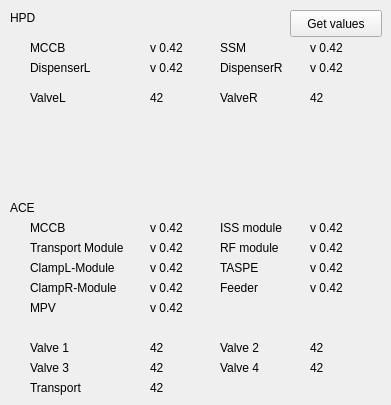
    <widget class="QWidget" name="tab">
     <attribute name="title">
      <string>System informations</string>
     </attribute>
     <widget class="QLabel" name="label_sysinf_hpd">
      <property name="geometry">
       <rect>
        <x>10</x>
        <y>10</y>
        <width>59</width>
        <height>15</height>
       </rect>
      </property>
      <property name="text">
       <string>HPD</string>
      </property>
     </widget>
     <widget class="QLabel" name="label_sysinf_ace">
      <property name="geometry">
       <rect>
        <x>10</x>
        <y>200</y>
        <width>59</width>
        <height>15</height>
       </rect>
      </property>
      <property name="text">
       <string>ACE</string>
      </property>
     </widget>
     <widget class="QLabel" name="label_sysinf_hpd_MCCB">
      <property name="geometry">
       <rect>
        <x>30</x>
        <y>40</y>
        <width>59</width>
        <height>15</height>
       </rect>
      </property>
      <property name="text">
       <string>MCCB</string>
      </property>
     </widget>
     <widget class="QLabel" name="label_sysinf_ace_transport">
      <property name="geometry">
       <rect>
        <x>30</x>
        <y>240</y>
        <width>111</width>
        <height>16</height>
       </rect>
      </property>
      <property name="text">
       <string>Transport Module</string>
      </property>
     </widget>
     <widget class="QLabel" name="label_sysinf_ace_clampL">
      <property name="geometry">
       <rect>
        <x>30</x>
        <y>260</y>
        <width>111</width>
        <height>16</height>
       </rect>
      </property>
      <property name="text">
       <string>ClampL-Module</string>
      </property>
     </widget>
     <widget class="QLabel" name="label_sysinf_ace_clampR">
      <property name="geometry">
       <rect>
        <x>30</x>
        <y>280</y>
        <width>111</width>
        <height>16</height>
       </rect>
      </property>
      <property name="text">
       <string>ClampR-Module</string>
      </property>
     </widget>
     <widget class="QLabel" name="label_sysinf_ace_ISS">
      <property name="geometry">
       <rect>
        <x>220</x>
        <y>220</y>
        <width>81</width>
        <height>16</height>
       </rect>
      </property>
      <property name="text">
       <string>ISS module</string>
      </property>
     </widget>
     <widget class="QLabel" name="label_sysinf_ace_RF">
      <property name="geometry">
       <rect>
        <x>220</x>
        <y>240</y>
        <width>81</width>
        <height>16</height>
       </rect>
      </property>
      <property name="text">
       <string>RF module</string>
      </property>
     </widget>
     <widget class="QLabel" name="label_sysinf_ace_TASPE">
      <property name="geometry">
       <rect>
        <x>220</x>
        <y>260</y>
        <width>81</width>
        <height>16</height>
       </rect>
      </property>
      <property name="text">
       <string>TASPE</string>
      </property>
     </widget>
     <widget class="QLabel" name="label_sysinf_ace_feeder">
      <property name="geometry">
       <rect>
        <x>220</x>
        <y>280</y>
        <width>81</width>
        <height>16</height>
       </rect>
      </property>
      <property name="text">
       <string>Feeder</string>
      </property>
     </widget>
     <widget class="QLabel" name="label_sysinf_ace_MPV">
      <property name="geometry">
       <rect>
        <x>30</x>
        <y>300</y>
        <width>111</width>
        <height>16</height>
       </rect>
      </property>
      <property name="text">
       <string>MPV</string>
      </property>
     </widget>
     <widget class="QLabel" name="label_sysinf_ace_MCCB">
      <property name="geometry">
       <rect>
        <x>30</x>
        <y>220</y>
        <width>59</width>
        <height>15</height>
       </rect>
      </property>
      <property name="text">
       <string>MCCB</string>
      </property>
     </widget>
     <widget class="QLabel" name="label_sysinf_hpd_SSM">
      <property name="geometry">
       <rect>
        <x>220</x>
        <y>40</y>
        <width>59</width>
        <height>15</height>
       </rect>
      </property>
      <property name="text">
       <string>SSM</string>
      </property>
     </widget>
     <widget class="QLabel" name="label_sysinf_hpd_dispenserL">
      <property name="geometry">
       <rect>
        <x>30</x>
        <y>60</y>
        <width>71</width>
        <height>16</height>
       </rect>
      </property>
      <property name="text">
       <string>DispenserL</string>
      </property>
     </widget>
     <widget class="QLabel" name="label_sysinf_hpd_dispenserR">
      <property name="geometry">
       <rect>
        <x>220</x>
        <y>60</y>
        <width>71</width>
        <height>16</height>
       </rect>
      </property>
      <property name="text">
       <string>DispenserR</string>
      </property>
     </widget>
     <widget class="QLabel" name="label_sysinf_hpd_MCCB_val">
      <property name="geometry">
       <rect>
        <x>150</x>
        <y>40</y>
        <width>59</width>
        <height>15</height>
       </rect>
      </property>
      <property name="text">
       <string>v 0.42</string>
      </property>
     </widget>
     <widget class="QLabel" name="label_sysinf_hpd_dispenserL_val">
      <property name="geometry">
       <rect>
        <x>150</x>
        <y>60</y>
        <width>59</width>
        <height>15</height>
       </rect>
      </property>
      <property name="text">
       <string>v 0.42</string>
      </property>
     </widget>
     <widget class="QLabel" name="label_sysinf_hpd_dispenserR_val">
      <property name="geometry">
       <rect>
        <x>310</x>
        <y>60</y>
        <width>59</width>
        <height>15</height>
       </rect>
      </property>
      <property name="text">
       <string>v 0.42</string>
      </property>
     </widget>
     <widget class="QLabel" name="label_sysinf_hpd_SSM_val">
      <property name="geometry">
       <rect>
        <x>310</x>
        <y>40</y>
        <width>59</width>
        <height>15</height>
       </rect>
      </property>
      <property name="text">
       <string>v 0.42</string>
      </property>
     </widget>
     <widget class="QLabel" name="label_sysinf_ace_MCCB_val">
      <property name="geometry">
       <rect>
        <x>150</x>
        <y>220</y>
        <width>59</width>
        <height>15</height>
       </rect>
      </property>
      <property name="text">
       <string>v 0.42</string>
      </property>
     </widget>
     <widget class="QLabel" name="label_sysinf_ace_ISS_val">
      <property name="geometry">
       <rect>
        <x>310</x>
        <y>220</y>
        <width>59</width>
        <height>15</height>
       </rect>
      </property>
      <property name="text">
       <string>v 0.42</string>
      </property>
     </widget>
     <widget class="QLabel" name="label_sysinf_ace_RF_val">
      <property name="geometry">
       <rect>
        <x>310</x>
        <y>240</y>
        <width>59</width>
        <height>15</height>
       </rect>
      </property>
      <property name="text">
       <string>v 0.42</string>
      </property>
     </widget>
     <widget class="QLabel" name="label_sysinf_ace_transport_val">
      <property name="geometry">
       <rect>
        <x>150</x>
        <y>240</y>
        <width>59</width>
        <height>15</height>
       </rect>
      </property>
      <property name="text">
       <string>v 0.42</string>
      </property>
     </widget>
     <widget class="QLabel" name="label_sysinf_ace_clampL_val">
      <property name="geometry">
       <rect>
        <x>150</x>
        <y>260</y>
        <width>59</width>
        <height>15</height>
       </rect>
      </property>
      <property name="text">
       <string>v 0.42</string>
      </property>
     </widget>
     <widget class="QLabel" name="label_sysinf_ace_clampR_val">
      <property name="geometry">
       <rect>
        <x>150</x>
        <y>280</y>
        <width>59</width>
        <height>15</height>
       </rect>
      </property>
      <property name="text">
       <string>v 0.42</string>
      </property>
     </widget>
     <widget class="QLabel" name="label_sysinf_ace_MPV_val">
      <property name="geometry">
       <rect>
        <x>150</x>
        <y>300</y>
        <width>59</width>
        <height>15</height>
       </rect>
      </property>
      <property name="text">
       <string>v 0.42</string>
      </property>
     </widget>
     <widget class="QLabel" name="label_sysinf_ace_TASPE_val">
      <property name="geometry">
       <rect>
        <x>310</x>
        <y>260</y>
        <width>59</width>
        <height>15</height>
       </rect>
      </property>
      <property name="text">
       <string>v 0.42</string>
      </property>
     </widget>
     <widget class="QLabel" name="label_sysinf_ace_feeder_val">
      <property name="geometry">
       <rect>
        <x>310</x>
        <y>280</y>
        <width>59</width>
        <height>15</height>
       </rect>
      </property>
      <property name="text">
       <string>v 0.42</string>
      </property>
     </widget>
     <widget class="QPushButton" name="pushButton_sys_inf">
      <property name="geometry">
       <rect>
        <x>290</x>
        <y>10</y>
        <width>92</width>
        <height>27</height>
       </rect>
      </property>
      <property name="text">
       <string>Get values</string>
      </property>
     </widget>
     <widget class="QLabel" name="label_sysinf_ace_valve1">
      <property name="geometry">
       <rect>
        <x>30</x>
        <y>340</y>
        <width>111</width>
        <height>16</height>
       </rect>
      </property>
      <property name="text">
       <string>Valve 1</string>
      </property>
     </widget>
     <widget class="QLabel" name="label_sysinf_ace_valve1_val">
      <property name="geometry">
       <rect>
        <x>150</x>
        <y>340</y>
        <width>59</width>
        <height>15</height>
       </rect>
      </property>
      <property name="text">
       <string>42</string>
      </property>
     </widget>
     <widget class="QLabel" name="label_sysinf_ace_valve2_val">
      <property name="geometry">
       <rect>
        <x>310</x>
        <y>340</y>
        <width>59</width>
        <height>15</height>
       </rect>
      </property>
      <property name="text">
       <string>42</string>
      </property>
     </widget>
     <widget class="QLabel" name="label_sysinf_ace_valve2">
      <property name="geometry">
       <rect>
        <x>220</x>
        <y>340</y>
        <width>71</width>
        <height>16</height>
       </rect>
      </property>
      <property name="text">
       <string>Valve 2</string>
      </property>
     </widget>
     <widget class="QLabel" name="label_sysinf_ace_valve4">
      <property name="geometry">
       <rect>
        <x>220</x>
        <y>360</y>
        <width>71</width>
        <height>16</height>
       </rect>
      </property>
      <property name="text">
       <string>Valve 4</string>
      </property>
     </widget>
     <widget class="QLabel" name="label_sysinf_ace_valve3_val">
      <property name="geometry">
       <rect>
        <x>150</x>
        <y>360</y>
        <width>59</width>
        <height>15</height>
       </rect>
      </property>
      <property name="text">
       <string>42</string>
      </property>
     </widget>
     <widget class="QLabel" name="label_sysinf_ace_valve4_val">
      <property name="geometry">
       <rect>
        <x>310</x>
        <y>360</y>
        <width>59</width>
        <height>15</height>
       </rect>
      </property>
      <property name="text">
       <string>42</string>
      </property>
     </widget>
     <widget class="QLabel" name="label_sysinf_ace_valve3">
      <property name="geometry">
       <rect>
        <x>30</x>
        <y>360</y>
        <width>111</width>
        <height>16</height>
       </rect>
      </property>
      <property name="text">
       <string>Valve 3</string>
      </property>
     </widget>
     <widget class="QLabel" name="label_sysinf_ace_transport_counter_val">
      <property name="geometry">
       <rect>
        <x>150</x>
        <y>380</y>
        <width>59</width>
        <height>15</height>
       </rect>
      </property>
      <property name="text">
       <string>42</string>
      </property>
     </widget>
     <widget class="QLabel" name="label_sysinf_ace_transport_counter">
      <property name="geometry">
       <rect>
        <x>30</x>
        <y>380</y>
        <width>111</width>
        <height>16</height>
       </rect>
      </property>
      <property name="text">
       <string>Transport</string>
      </property>
     </widget>
     <widget class="QLabel" name="label_sysinf_hpd_valvel">
      <property name="geometry">
       <rect>
        <x>30</x>
        <y>90</y>
        <width>71</width>
        <height>16</height>
       </rect>
      </property>
      <property name="text">
       <string>ValveL</string>
      </property>
     </widget>
     <widget class="QLabel" name="label_sysinf_hpd_valvel_val">
      <property name="geometry">
       <rect>
        <x>150</x>
        <y>90</y>
        <width>59</width>
        <height>15</height>
       </rect>
      </property>
      <property name="text">
       <string>42</string>
      </property>
     </widget>
     <widget class="QLabel" name="label_sysinf_hpd_valver">
      <property name="geometry">
       <rect>
        <x>220</x>
        <y>90</y>
        <width>71</width>
        <height>16</height>
       </rect>
      </property>
      <property name="text">
       <string>ValveR</string>
      </property>
     </widget>
     <widget class="QLabel" name="label_sysinf_hpd_valver_val">
      <property name="geometry">
       <rect>
        <x>310</x>
        <y>90</y>
        <width>59</width>
        <height>15</height>
       </rect>
      </property>
      <property name="text">
       <string>42</string>
      </property>
     </widget>
    </widget>
